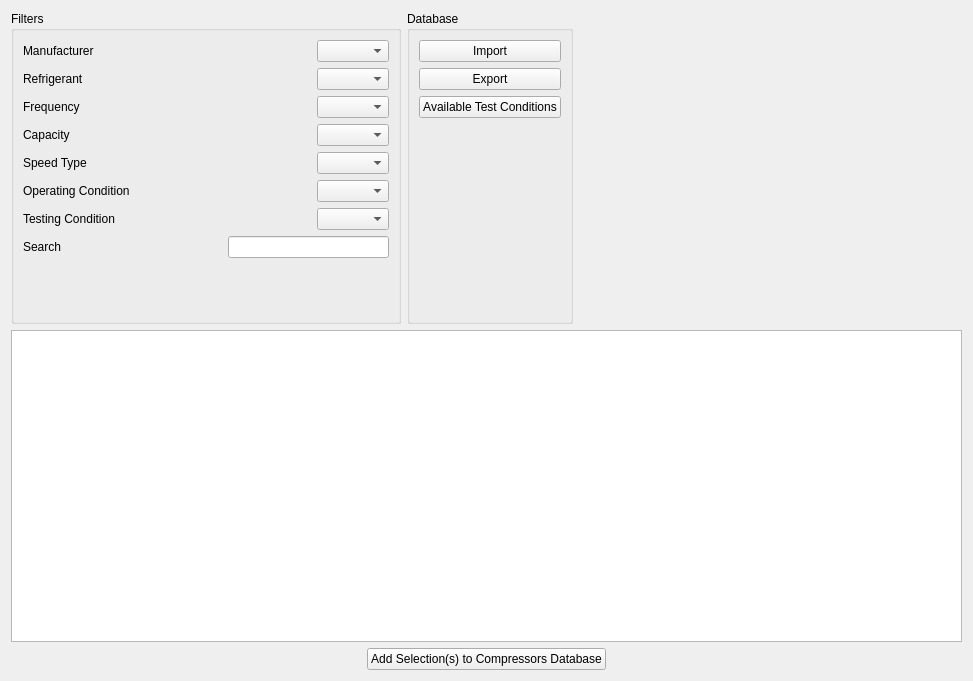
<?xml version="1.0" encoding="UTF-8"?>
<ui version="4.0">
 <class>Form</class>
 <widget class="QWidget" name="Form">
  <property name="geometry">
   <rect>
    <x>0</x>
    <y>0</y>
    <width>973</width>
    <height>681</height>
   </rect>
  </property>
  <property name="windowTitle">
   <string>Compressor Manufacturer Database</string>
  </property>
  <layout class="QVBoxLayout" name="verticalLayout">
   <item>
    <layout class="QHBoxLayout" name="horizontalLayout_3">
     <item>
      <widget class="QGroupBox" name="groupBox">
       <property name="title">
        <string>Filters</string>
       </property>
       <layout class="QVBoxLayout" name="verticalLayout_3">
        <item>
         <layout class="QVBoxLayout" name="verticalLayout_2">
          <item>
           <layout class="QHBoxLayout" name="horizontalLayout_2">
            <item>
             <widget class="QLabel" name="manufacturer_label">
              <property name="text">
               <string>Manufacturer</string>
              </property>
             </widget>
            </item>
            <item>
             <spacer name="horizontalSpacer">
              <property name="orientation">
               <enum>Qt::Horizontal</enum>
              </property>
              <property name="sizeHint" stdset="0">
               <size>
                <width>40</width>
                <height>20</height>
               </size>
              </property>
             </spacer>
            </item>
            <item>
             <widget class="QComboBox" name="manufacturer"/>
            </item>
           </layout>
          </item>
          <item>
           <layout class="QHBoxLayout" name="horizontalLayout_5">
            <item>
             <widget class="QLabel" name="ref_label">
              <property name="text">
               <string>Refrigerant</string>
              </property>
             </widget>
            </item>
            <item>
             <spacer name="horizontalSpacer_4">
              <property name="orientation">
               <enum>Qt::Horizontal</enum>
              </property>
              <property name="sizeHint" stdset="0">
               <size>
                <width>40</width>
                <height>20</height>
               </size>
              </property>
             </spacer>
            </item>
            <item>
             <widget class="QComboBox" name="ref"/>
            </item>
           </layout>
          </item>
          <item>
           <layout class="QHBoxLayout" name="horizontalLayout_11">
            <item>
             <widget class="QLabel" name="freq_label">
              <property name="text">
               <string>Frequency</string>
              </property>
             </widget>
            </item>
            <item>
             <spacer name="horizontalSpacer_10">
              <property name="orientation">
               <enum>Qt::Horizontal</enum>
              </property>
              <property name="sizeHint" stdset="0">
               <size>
                <width>40</width>
                <height>20</height>
               </size>
              </property>
             </spacer>
            </item>
            <item>
             <widget class="QComboBox" name="freq"/>
            </item>
           </layout>
          </item>
          <item>
           <layout class="QHBoxLayout" name="horizontalLayout_10">
            <item>
             <widget class="QLabel" name="capacity_label">
              <property name="text">
               <string>Capacity</string>
              </property>
             </widget>
            </item>
            <item>
             <spacer name="horizontalSpacer_9">
              <property name="orientation">
               <enum>Qt::Horizontal</enum>
              </property>
              <property name="sizeHint" stdset="0">
               <size>
                <width>40</width>
                <height>20</height>
               </size>
              </property>
             </spacer>
            </item>
            <item>
             <widget class="QComboBox" name="capacity"/>
            </item>
           </layout>
          </item>
          <item>
           <layout class="QHBoxLayout" name="horizontalLayout_12">
            <item>
             <widget class="QLabel" name="speed_label">
              <property name="text">
               <string>Speed Type</string>
              </property>
             </widget>
            </item>
            <item>
             <spacer name="horizontalSpacer_11">
              <property name="orientation">
               <enum>Qt::Horizontal</enum>
              </property>
              <property name="sizeHint" stdset="0">
               <size>
                <width>40</width>
                <height>20</height>
               </size>
              </property>
             </spacer>
            </item>
            <item>
             <widget class="QComboBox" name="speed"/>
            </item>
           </layout>
          </item>
         </layout>
        </item>
        <item>
         <layout class="QHBoxLayout" name="horizontalLayout_4">
          <item>
           <widget class="QLabel" name="op_cond_label">
            <property name="text">
             <string>Operating Condition</string>
            </property>
           </widget>
          </item>
          <item>
           <spacer name="horizontalSpacer_3">
            <property name="orientation">
             <enum>Qt::Horizontal</enum>
            </property>
            <property name="sizeHint" stdset="0">
             <size>
              <width>40</width>
              <height>20</height>
             </size>
            </property>
           </spacer>
          </item>
          <item>
           <widget class="QComboBox" name="op_cond"/>
          </item>
         </layout>
        </item>
        <item>
         <layout class="QHBoxLayout" name="horizontalLayout_14">
          <item>
           <widget class="QLabel" name="test_cond_label">
            <property name="text">
             <string>Testing Condition</string>
            </property>
           </widget>
          </item>
          <item>
           <spacer name="horizontalSpacer_14">
            <property name="orientation">
             <enum>Qt::Horizontal</enum>
            </property>
            <property name="sizeHint" stdset="0">
             <size>
              <width>40</width>
              <height>20</height>
             </size>
            </property>
           </spacer>
          </item>
          <item>
           <widget class="QComboBox" name="test_cond"/>
          </item>
         </layout>
        </item>
        <item>
         <layout class="QHBoxLayout" name="horizontalLayout_15">
          <item>
           <widget class="QLabel" name="search_keyword_label">
            <property name="text">
             <string>Search</string>
            </property>
           </widget>
          </item>
          <item>
           <spacer name="horizontalSpacer_15">
            <property name="orientation">
             <enum>Qt::Horizontal</enum>
            </property>
            <property name="sizeHint" stdset="0">
             <size>
              <width>40</width>
              <height>20</height>
             </size>
            </property>
           </spacer>
          </item>
          <item>
           <widget class="QLineEdit" name="search_keyword"/>
          </item>
         </layout>
        </item>
        <item>
         <spacer name="verticalSpacer_3">
          <property name="orientation">
           <enum>Qt::Vertical</enum>
          </property>
          <property name="sizeHint" stdset="0">
           <size>
            <width>20</width>
            <height>40</height>
           </size>
          </property>
         </spacer>
        </item>
       </layout>
      </widget>
     </item>
     <item>
      <widget class="QGroupBox" name="groupBox_2">
       <property name="title">
        <string>Database</string>
       </property>
       <layout class="QVBoxLayout" name="verticalLayout_4">
        <item>
         <widget class="QPushButton" name="import_button">
          <property name="text">
           <string>Import</string>
          </property>
         </widget>
        </item>
        <item>
         <widget class="QPushButton" name="export_button">
          <property name="text">
           <string>Export</string>
          </property>
         </widget>
        </item>
        <item>
         <widget class="QPushButton" name="available_test_cond_button">
          <property name="text">
           <string>Available Test Conditions</string>
          </property>
         </widget>
        </item>
        <item>
         <spacer name="verticalSpacer_2">
          <property name="orientation">
           <enum>Qt::Vertical</enum>
          </property>
          <property name="sizeHint" stdset="0">
           <size>
            <width>20</width>
            <height>40</height>
           </size>
          </property>
         </spacer>
        </item>
       </layout>
      </widget>
     </item>
     <item>
      <spacer name="horizontalSpacer_13">
       <property name="orientation">
        <enum>Qt::Horizontal</enum>
       </property>
       <property name="sizeHint" stdset="0">
        <size>
         <width>40</width>
         <height>20</height>
        </size>
       </property>
      </spacer>
     </item>
    </layout>
   </item>
   <item>
    <layout class="QHBoxLayout" name="horizontalLayout">
     <item>
      <widget class="QTableWidget" name="Table">
       <property name="sortingEnabled">
        <bool>false</bool>
       </property>
      </widget>
     </item>
    </layout>
   </item>
   <item>
    <layout class="QHBoxLayout" name="horizontalLayout_13">
     <item>
      <spacer name="horizontalSpacer_2">
       <property name="orientation">
        <enum>Qt::Horizontal</enum>
       </property>
       <property name="sizeHint" stdset="0">
        <size>
         <width>40</width>
         <height>20</height>
        </size>
       </property>
      </spacer>
     </item>
     <item>
      <widget class="QPushButton" name="add_button">
       <property name="text">
        <string>Add Selection(s) to Compressors Database</string>
       </property>
      </widget>
     </item>
     <item>
      <spacer name="horizontalSpacer_12">
       <property name="orientation">
        <enum>Qt::Horizontal</enum>
       </property>
       <property name="sizeHint" stdset="0">
        <size>
         <width>40</width>
         <height>20</height>
        </size>
       </property>
      </spacer>
     </item>
    </layout>
   </item>
  </layout>
 </widget>
 <resources/>
 <connections/>
</ui>
